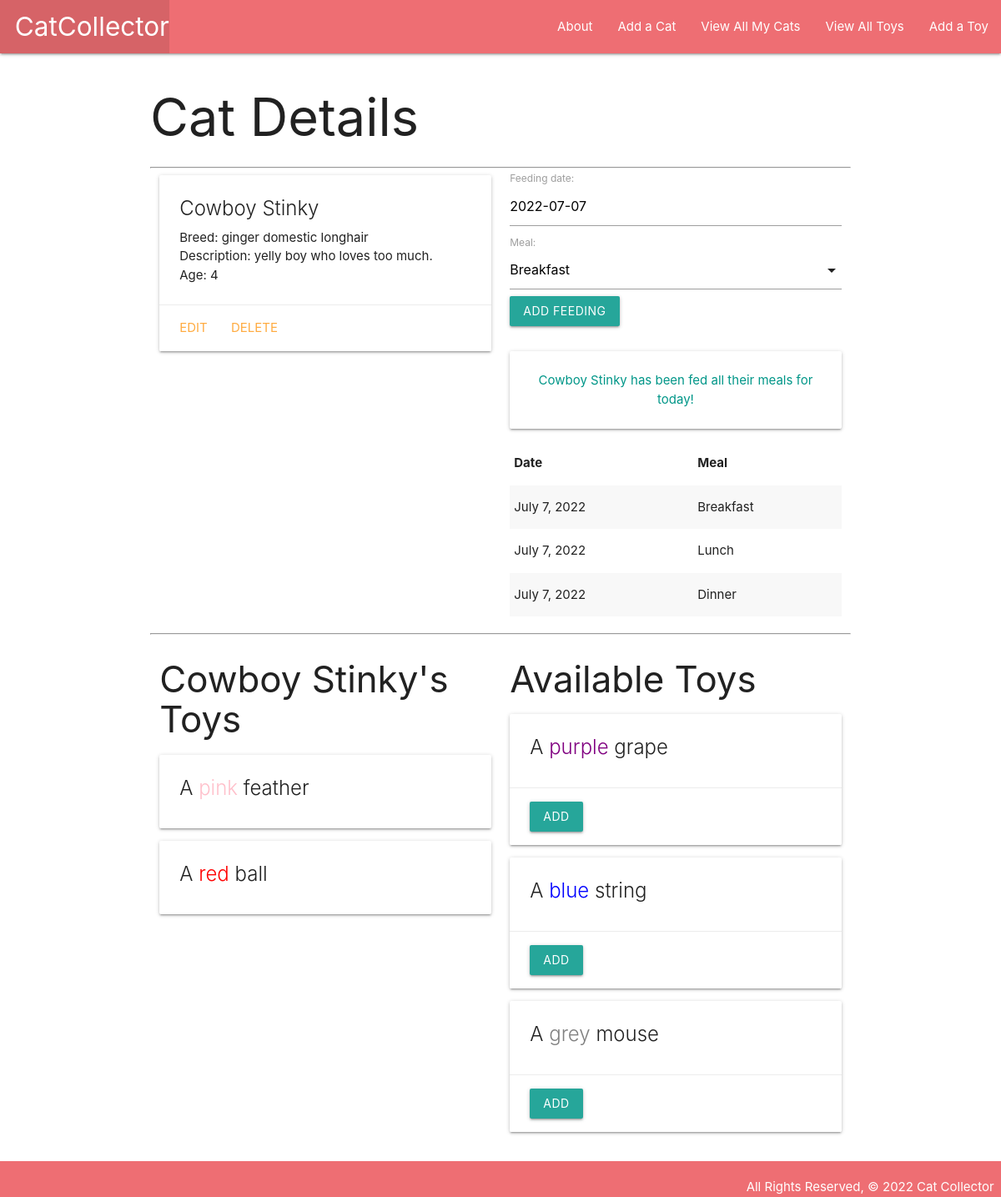
Page /cats/2/ on the committed database.
### main_app/models.py (models this page shows, shortened)
class Cat(models.Model):
    name = models.CharField(max_length=100)
    breed = models.CharField(max_length=100)
    description = models.TextField(max_length=250)
    age = models.IntegerField()
    toys = models.ManyToManyField(Toy)
    def fed_for_today(self):
        return self.feeding_set.filter(date=date.today()).count() >= len(MEALS)

class Feeding(models.Model):
    date = models.DateField('feeding date') # adding this in the parameter makes what
    meal = models.CharField(
        max_length=1,
        choices=MEALS, # adding the choices as the tuple we defined above
        default=MEALS[0][0] # default value being the first[0] in the tuple, 'B'
    )
    cat = models.ForeignKey(Cat, on_delete=models.CASCADE)
    class Meta: # we can add meta attributes to our models also
        ordering = ['-date'] # in this case, to change the default sorting, so most

class Toy(models.Model):
    name = models.CharField(max_length=50)
    color = models.CharField(max_length=20)

### main_app/views.py (the view)
# urls.py: path('cats/<int:cat_id>/', views.cats_details, name='details'),
def cats_details(request, cat_id):
    cat = Cat.objects.get(id=cat_id)
    toys_cat_doesnt_have = Toy.objects.exclude(id__in=cat.toys.all().values_list('id'))
    feeding_form = FeedingForm() # instantiating FeedingForm to be rendered
    return render(request, 'cats/details.html', {
        'cat': cat, 'feeding_form': feeding_form, 'toys': toys_cat_doesnt_have
    })

### main_app/forms.py
class FeedingForm(ModelForm): # extending the ModelForm class to apply it here as
    class Meta: # a special subclass that allows to set metadata and separate concerns
        model = Feeding
        fields = ['date', 'meal'] # because there are only two items here, i could

### main_app/templates/cats/details.html (shortened to what this page needs)
{% extends 'base.html' %} {% block content %}
<h1>Cat Details</h1>
<hr />
<div class="row">
    <div class="col s6">
        <div class="card">
            <div class="card-content">
                <span class="card-title">{{ cat.name }}</span>
                <p>Breed: {{ cat.breed }}</p>
                <p>Description: {{ cat.description }}</p>
                {% if cat.age > 0 %}
                <p>Age: {{ cat.age }}</p>
                {% else %}
                <p>Age: Kitten</p>
                {% endif %}
            </div>
            <div class="card-action">
                <a href="{% url 'cat_update' cat.id %}">Edit</a>
                <a href="{% url 'cat_delete' cat.id %}">Delete</a>
            </div>
        </div>
    </div>
    <div class="col s6">
        <form action="{% url 'add_feeding' cat.id %}" method="post">
            {% csrf_token %} {{ feeding_form.as_p }}
            <input type="submit" class="btn" value="Add Feeding" />
        </form>
        <br />
        {% if cat.fed_for_today %}
        <div class="card-panel teal-text center-align">
            {{cat.name}} has been fed all their meals for today!
        </div>
        {% else %}
        <div class="card-panel red-text center-align">
            I bet {{cat.name}} is just STARVING! ฅ/ᐠ｡ⱉ｡ᐟ \
        </div>
        {% endif %}
        <table class="striped">
            <thead>
                <tr>
                    <th>Date</th>
                    <th>Meal</th>
                </tr>
            </thead>
            <tbody>
                {% for feeding in cat.feeding_set.all %}
                <tr>
                    <td>{{feeding.date}}</td>
                    <td>{{feeding.get_meal_display}}</td>
                </tr>
                {% endfor %}
            </tbody>
        </table>
    </div>
</div>
<hr />
<div class="row">
    <div class="col s6">
        <h3>{{ cat.name }}'s Toys</h3>
        {% if cat.toys.count %} {% for toy in cat.toys.all %}
        <div class="card">
            <div class="card-content">
                <span class="card-title">
                    A <span style="color: {{ toy.color }}">{{ toy.color }}</span> {{ toy.name }}
                </span>
            </div>
        </div>
        {% endfor %} {% else %}
        <h5>No Toys :(</h5>
        {% endif %}
    </div>
<div class="col s6">
    <h3>Available Toys</h3>
    {% if toys.count %}
    {% for toy in toys.all %}
    <div class="card">
        <div class="card-content">
            <span class="card-title">
                A <span style="color: {{ toy.color }}">{{ toy.color }}</span> {{ toy.name }}
            </span>
        </div>
        <div class="card-action">
            <form action="{% url 'assoc_toy' cat.id toy.id %}" method="post">
                <button type="submit" class="btn">Add</button>
            </form>
        </div>
    </div>
    {% endfor %}
    {% else %}
    <h5>{{cat.name}} Already Has All Toys Available</h5>
    {% endif %}
</div>
{% endblock %}

### main_app/static/css/styles.css (style rules this page uses)
* { box-sizing: border-box; margin: 0; }
body { min-height: 100vh; display: flex; flex-direction: column; }

### rows in the picture
Cat: name "Cowboy Stinky", breed "ginger domestic longhair", description "yelly boy who loves too much.", age "4"
Feeding: date "July 7, 2022", meal "Breakfast"
Feeding: date "July 7, 2022", meal "Lunch"
Feeding: date "July 7, 2022", meal "Dinner"
Toy: color "pink", name "feather"
Toy: color "red", name "ball"
Toy: color "purple", name "grape"
Toy: color "blue", name "string"
Toy: color "grey", name "mouse"
